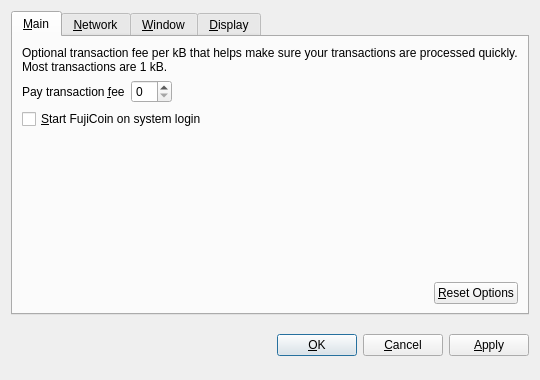
<?xml version="1.0" encoding="UTF-8"?>
<ui version="4.0">
 <class>OptionsDialog</class>
 <widget class="QDialog" name="OptionsDialog">
  <property name="geometry">
   <rect>
    <x>0</x>
    <y>0</y>
    <width>540</width>
    <height>380</height>
   </rect>
  </property>
  <property name="windowTitle">
   <string>Options</string>
  </property>
  <property name="modal">
   <bool>true</bool>
  </property>
  <layout class="QVBoxLayout" name="verticalLayout">
   <item>
    <widget class="QTabWidget" name="tabWidget">
     <property name="tabPosition">
      <enum>QTabWidget::North</enum>
     </property>
     <property name="currentIndex">
      <number>0</number>
     </property>
     <widget class="QWidget" name="tabMain">
      <attribute name="title">
       <string>&amp;Main</string>
      </attribute>
      <layout class="QVBoxLayout" name="verticalLayout_Main">
       <item>
        <widget class="QLabel" name="transactionFeeInfoLabel">
         <property name="text">
          <string>Optional transaction fee per kB that helps make sure your transactions are processed quickly. Most transactions are 1 kB.</string>
         </property>
         <property name="textFormat">
          <enum>Qt::PlainText</enum>
         </property>
         <property name="wordWrap">
          <bool>true</bool>
         </property>
        </widget>
       </item>
       <item>
        <layout class="QHBoxLayout" name="horizontalLayout_1_Main">
         <item>
          <widget class="QLabel" name="transactionFeeLabel">
           <property name="text">
            <string>Pay transaction &amp;fee</string>
           </property>
           <property name="textFormat">
            <enum>Qt::PlainText</enum>
           </property>
           <property name="buddy">
            <cstring>transactionFee</cstring>
           </property>
          </widget>
         </item>
         <item>
          <widget class="BitcoinAmountField" name="transactionFee"/>
         </item>
         <item>
          <spacer name="horizontalSpacer_1_Main">
           <property name="orientation">
            <enum>Qt::Horizontal</enum>
           </property>
           <property name="sizeHint" stdset="0">
            <size>
             <width>40</width>
             <height>20</height>
            </size>
           </property>
          </spacer>
         </item>
        </layout>
       </item>
       <item>
        <widget class="QCheckBox" name="bitcoinAtStartup">
         <property name="toolTip">
          <string>Automatically start FujiCoin after logging in to the system.</string>
         </property>
         <property name="text">
          <string>&amp;Start FujiCoin on system login</string>
         </property>
        </widget>
       </item>
       <item>
        <spacer name="verticalSpacer_Main">
         <property name="orientation">
          <enum>Qt::Vertical</enum>
         </property>
         <property name="sizeHint" stdset="0">
          <size>
           <width>20</width>
           <height>40</height>
          </size>
         </property>
        </spacer>
       </item>
       <item>
        <layout class="QHBoxLayout" name="horizontalLayout_2_Main">
         <item>
          <spacer name="horizontalSpacer_2_Main">
           <property name="orientation">
            <enum>Qt::Horizontal</enum>
           </property>
           <property name="sizeHint" stdset="0">
            <size>
             <width>40</width>
             <height>20</height>
            </size>
           </property>
          </spacer>
         </item>
         <item>
          <widget class="QPushButton" name="resetButton">
           <property name="toolTip">
            <string>Reset all client options to default.</string>
           </property>
           <property name="text">
            <string>&amp;Reset Options</string>
           </property>
           <property name="autoDefault">
            <bool>false</bool>
           </property>
          </widget>
         </item>
        </layout>
       </item>
      </layout>
     </widget>
     <widget class="QWidget" name="tabNetwork">
      <attribute name="title">
       <string>&amp;Network</string>
      </attribute>
      <layout class="QVBoxLayout" name="verticalLayout_Network">
       <item>
        <widget class="QCheckBox" name="mapPortUpnp">
         <property name="toolTip">
          <string>Automatically open the FujiCoin client port on the router. This only works when your router supports UPnP and it is enabled.</string>
         </property>
         <property name="text">
          <string>Map port using &amp;UPnP</string>
         </property>
        </widget>
       </item>
       <item>
        <widget class="QCheckBox" name="connectSocks">
         <property name="toolTip">
          <string>Connect to the FujiCoin network through a SOCKS proxy (e.g. when connecting through Tor).</string>
         </property>
         <property name="text">
          <string>&amp;Connect through SOCKS proxy:</string>
         </property>
        </widget>
       </item>
       <item>
        <layout class="QHBoxLayout" name="horizontalLayout_Network">
         <item>
          <widget class="QLabel" name="proxyIpLabel">
           <property name="text">
            <string>Proxy &amp;IP:</string>
           </property>
           <property name="textFormat">
            <enum>Qt::PlainText</enum>
           </property>
           <property name="buddy">
            <cstring>proxyIp</cstring>
           </property>
          </widget>
         </item>
         <item>
          <widget class="QValidatedLineEdit" name="proxyIp">
           <property name="maximumSize">
            <size>
             <width>140</width>
             <height>16777215</height>
            </size>
           </property>
           <property name="toolTip">
            <string>IP address of the proxy (e.g. 127.0.0.1)</string>
           </property>
          </widget>
         </item>
         <item>
          <widget class="QLabel" name="proxyPortLabel">
           <property name="text">
            <string>&amp;Port:</string>
           </property>
           <property name="textFormat">
            <enum>Qt::PlainText</enum>
           </property>
           <property name="buddy">
            <cstring>proxyPort</cstring>
           </property>
          </widget>
         </item>
         <item>
          <widget class="QLineEdit" name="proxyPort">
           <property name="maximumSize">
            <size>
             <width>55</width>
             <height>16777215</height>
            </size>
           </property>
           <property name="toolTip">
            <string>Port of the proxy (e.g. 9050)</string>
           </property>
          </widget>
         </item>
         <item>
          <widget class="QLabel" name="socksVersionLabel">
           <property name="text">
            <string>SOCKS &amp;Version:</string>
           </property>
           <property name="textFormat">
            <enum>Qt::PlainText</enum>
           </property>
           <property name="buddy">
            <cstring>socksVersion</cstring>
           </property>
          </widget>
         </item>
         <item>
          <widget class="QValueComboBox" name="socksVersion">
           <property name="toolTip">
            <string>SOCKS version of the proxy (e.g. 5)</string>
           </property>
          </widget>
         </item>
         <item>
          <spacer name="horizontalSpacer_Network">
           <property name="orientation">
            <enum>Qt::Horizontal</enum>
           </property>
           <property name="sizeHint" stdset="0">
            <size>
             <width>40</width>
             <height>20</height>
            </size>
           </property>
          </spacer>
         </item>
        </layout>
       </item>
       <item>
        <spacer name="verticalSpacer_Network">
         <property name="orientation">
          <enum>Qt::Vertical</enum>
         </property>
         <property name="sizeHint" stdset="0">
          <size>
           <width>20</width>
           <height>40</height>
          </size>
         </property>
        </spacer>
       </item>
      </layout>
     </widget>
     <widget class="QWidget" name="tabWindow">
      <attribute name="title">
       <string>&amp;Window</string>
      </attribute>
      <layout class="QVBoxLayout" name="verticalLayout_Window">
       <item>
        <widget class="QCheckBox" name="minimizeToTray">
         <property name="toolTip">
          <string>Show only a tray icon after minimizing the window.</string>
         </property>
         <property name="text">
          <string>&amp;Minimize to the tray instead of the taskbar</string>
         </property>
        </widget>
       </item>
       <item>
        <widget class="QCheckBox" name="minimizeOnClose">
         <property name="toolTip">
          <string>Minimize instead of exit the application when the window is closed. When this option is enabled, the application will be closed only after selecting Quit in the menu.</string>
         </property>
         <property name="text">
          <string>M&amp;inimize on close</string>
         </property>
        </widget>
       </item>
       <item>
        <spacer name="verticalSpacer_Window">
         <property name="orientation">
          <enum>Qt::Vertical</enum>
         </property>
         <property name="sizeHint" stdset="0">
          <size>
           <width>20</width>
           <height>40</height>
          </size>
         </property>
        </spacer>
       </item>
      </layout>
     </widget>
     <widget class="QWidget" name="tabDisplay">
      <attribute name="title">
       <string>&amp;Display</string>
      </attribute>
      <layout class="QVBoxLayout" name="verticalLayout_Display">
       <item>
        <layout class="QHBoxLayout" name="horizontalLayout_1_Display">
         <item>
          <widget class="QLabel" name="langLabel">
           <property name="text">
            <string>User Interface &amp;language:</string>
           </property>
           <property name="textFormat">
            <enum>Qt::PlainText</enum>
           </property>
           <property name="buddy">
            <cstring>lang</cstring>
           </property>
          </widget>
         </item>
         <item>
          <widget class="QValueComboBox" name="lang">
           <property name="toolTip">
            <string>The user interface language can be set here. This setting will take effect after restarting FujiCoin.</string>
           </property>
          </widget>
         </item>
        </layout>
       </item>
       <item>
        <layout class="QHBoxLayout" name="horizontalLayout_2_Display">
         <item>
          <widget class="QLabel" name="unitLabel">
           <property name="text">
            <string>&amp;Unit to show amounts in:</string>
           </property>
           <property name="textFormat">
            <enum>Qt::PlainText</enum>
           </property>
           <property name="buddy">
            <cstring>unit</cstring>
           </property>
          </widget>
         </item>
         <item>
          <widget class="QValueComboBox" name="unit">
           <property name="toolTip">
            <string>Choose the default subdivision unit to show in the interface and when sending coins.</string>
           </property>
          </widget>
         </item>
        </layout>
       </item>
       <item>
        <widget class="QCheckBox" name="displayAddresses">
         <property name="toolTip">
          <string>Whether to show FujiCoin addresses in the transaction list or not.</string>
         </property>
         <property name="text">
          <string>&amp;Display addresses in transaction list</string>
         </property>
        </widget>
       </item>
       <item>
        <widget class="QCheckBox" name="coinControlFeatures">
         <property name="toolTip">
          <string>Whether to show coin control features or not.</string>
         </property>
         <property name="text">
          <string>Display coin &amp;control features (experts only!)</string>
         </property>
        </widget>
       </item>
       <item>
        <spacer name="verticalSpacer_Display">
         <property name="orientation">
          <enum>Qt::Vertical</enum>
         </property>
         <property name="sizeHint" stdset="0">
          <size>
           <width>20</width>
           <height>40</height>
          </size>
         </property>
        </spacer>
       </item>
      </layout>
     </widget>
    </widget>
   </item>
   <item>
    <layout class="QHBoxLayout" name="horizontalLayout_Buttons">
     <item>
      <spacer name="horizontalSpacer_1">
       <property name="orientation">
        <enum>Qt::Horizontal</enum>
       </property>
       <property name="sizeHint" stdset="0">
        <size>
         <width>40</width>
         <height>48</height>
        </size>
       </property>
      </spacer>
     </item>
     <item>
      <widget class="QLabel" name="statusLabel">
       <property name="font">
        <font>
         <weight>75</weight>
         <bold>true</bold>
        </font>
       </property>
       <property name="text">
        <string/>
       </property>
       <property name="textFormat">
        <enum>Qt::PlainText</enum>
       </property>
       <property name="wordWrap">
        <bool>true</bool>
       </property>
      </widget>
     </item>
     <item>
      <spacer name="horizontalSpacer_2">
       <property name="orientation">
        <enum>Qt::Horizontal</enum>
       </property>
       <property name="sizeHint" stdset="0">
        <size>
         <width>40</width>
         <height>48</height>
        </size>
       </property>
      </spacer>
     </item>
     <item>
      <widget class="QPushButton" name="okButton">
       <property name="text">
        <string>&amp;OK</string>
       </property>
      </widget>
     </item>
     <item>
      <widget class="QPushButton" name="cancelButton">
       <property name="text">
        <string>&amp;Cancel</string>
       </property>
       <property name="autoDefault">
        <bool>false</bool>
       </property>
      </widget>
     </item>
     <item>
      <widget class="QPushButton" name="applyButton">
       <property name="text">
        <string>&amp;Apply</string>
       </property>
       <property name="autoDefault">
        <bool>false</bool>
       </property>
      </widget>
     </item>
    </layout>
   </item>
  </layout>
 </widget>
 <customwidgets>
  <customwidget>
   <class>BitcoinAmountField</class>
   <extends>QSpinBox</extends>
   <header>bitcoinamountfield.h</header>
  </customwidget>
  <customwidget>
   <class>QValueComboBox</class>
   <extends>QComboBox</extends>
   <header>qvaluecombobox.h</header>
  </customwidget>
  <customwidget>
   <class>QValidatedLineEdit</class>
   <extends>QLineEdit</extends>
   <header>qvalidatedlineedit.h</header>
  </customwidget>
 </customwidgets>
 <resources/>
 <connections/>
</ui>
